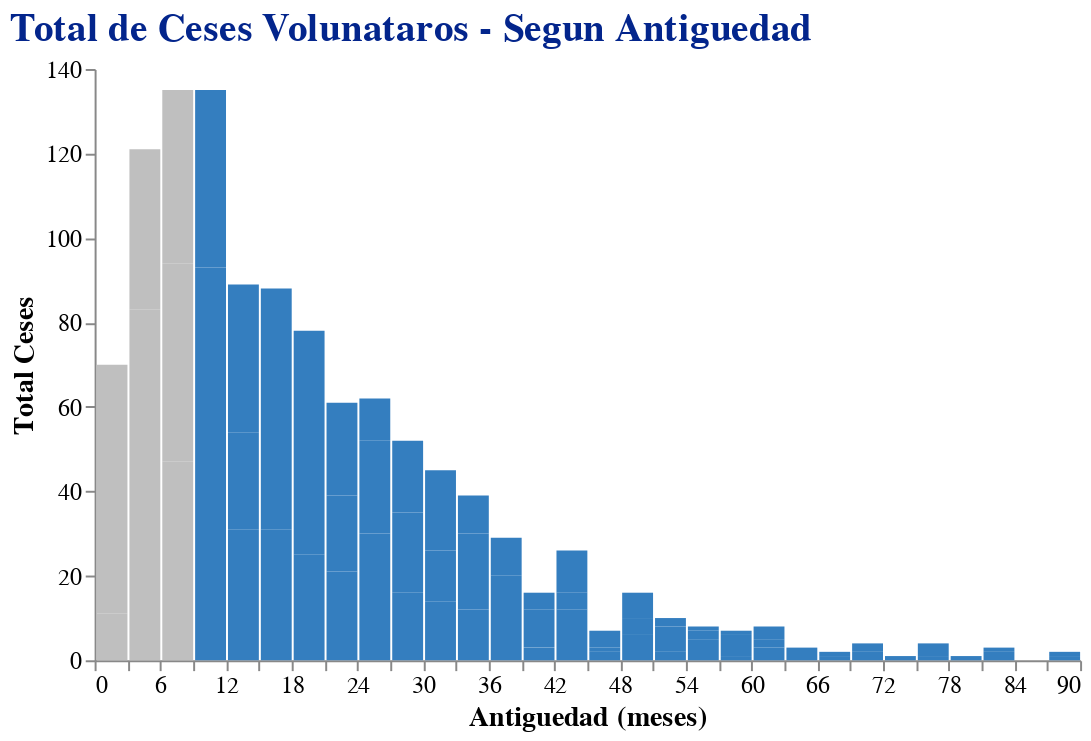

Notebook cell for this chart:
### Code cell
voluntarias = cesados.query('TIPO_CESE == "VOLUNTARIA" and MOTIVO_CESE != "Personal Eventual"'
                    ).groupby(
                        by = ['antiguedad_meses'],
                        as_index = False
                    ).agg(
                        ceses = ('CODIGO', 'count')
                    )
# GRAFICANDO
alt.Chart(voluntarias).mark_bar(color = '#347EBF').encode(
            x = alt.X(
                'antiguedad_meses',
                bin = alt.BinParams(step = 3),
                title = 'Antiguedad (meses)'),
            y = alt.Y(
                'ceses',
                title = 'Total Ceses'),
            color = alt.condition(
                alt.datum.antiguedad_meses < 9, 
                alt.value('#BFBFBF'),
                alt.value('#347EBF'))
        ).properties(
            title = 'Total de Ceses Voluntarios Segun Antiguedad',
            width = 500,
            height = 300
        ).configure_view(
            strokeWidth = 0
        ).configure_axis(
            labelFontSize = 12,
            titleFontSize = 14,
            labelAngle = 0,
            grid = False
        ).configure_title(
            fontSize = 20,
            font = 'Arial',
            color = '#03258C',
            anchor = 'start')

### Figure 1 — Vega-Lite specification as saved in the notebook (floating-point values rounded to 4 significant figures)
{"config": {"view": {"continuousWidth": 400, "continuousHeight": 300, "strokeWidth": 0}, "axis": {"grid": false, "labelAngle": 0, "labelFontSize": 12, "titleFontSize": 14}, "title": {"anchor": "start", "color": "#03258C", "font": "Arial", "fontSize": 20}}, "data": {"name": "data-9db56d2be866e5a2db4442ab9a2c72ee"}, "mark": {"type": "bar", "color": "#347EBF"}, "encoding": {"color": {"condition": {"value": "#BFBFBF", "test": "(datum.antiguedad_meses < 9)"}, "value": "#347EBF"}, "x": {"bin": {"step": 3}, "field": "antiguedad_meses", "title": "Antiguedad (meses)", "type": "quantitative"}, "y": {"field": "ceses", "title": "Total Ceses", "type": "quantitative"}}, "height": 300, "title": "Total de Ceses Volunataros - Segun Antiguedad", "width": 500, "$schema": "https://vega.github.io/schema/vega-lite/v4.17.0.json", "datasets": {"data-9db56d2be866e5a2db4442ab9a2c72ee": [{"antiguedad_meses": 0.0, "ceses": 11}, {"antiguedad_meses": 1.0, "ceses": 31}, {"antiguedad_meses": 2.0, "ceses": 28}, {"antiguedad_meses": 3.0, "ceses": 46}, {"antiguedad_meses": 4.0, "ceses": 37}, {"antiguedad_meses": 5.0, "ceses": 38}, {"antiguedad_meses": 6.0, "ceses": 47}, {"antiguedad_meses": 7.0, "ceses": 47}, {"antiguedad_meses": 8.0, "ceses": 41}, {"antiguedad_meses": 9.0, "ceses": 50}, {"antiguedad_meses": 10.0, "ceses": 43}, {"antiguedad_meses": 11.0, "ceses": 42}, {"antiguedad_meses": 12.0, "ceses": 31}, {"antiguedad_meses": 13.0, "ceses": 23}, {"antiguedad_meses": 14.0, "ceses": 35}, {"antiguedad_meses": 15.0, "ceses": 31}, {"antiguedad_meses": 16.0, "ceses": 28}, {"antiguedad_meses": 17.0, "ceses": 29}, {"antiguedad_meses": 18.0, "ceses": 25}, {"antiguedad_meses": 19.0, "ceses": 25}, {"antiguedad_meses": 20.0, "ceses": 28}, {"antiguedad_meses": 21.0, "ceses": 21}, {"antiguedad_meses": 22.0, "ceses": 18}, {"antiguedad_meses": 23.0, "ceses": 22}, {"antiguedad_meses": 24.0, "ceses": 30}, {"antiguedad_meses": 25.0, "ceses": 22}, {"antiguedad_meses": 26.0, "ceses": 10}, {"antiguedad_meses": 27.0, "ceses": 16}, {"antiguedad_meses": 28.0, "ceses": 19}, {"antiguedad_meses": 29.0, "ceses": 17}, {"antiguedad_meses": 30.0, "ceses": 14}, {"antiguedad_meses": 31.0, "ceses": 12}, {"antiguedad_meses": 32.0, "ceses": 19}, {"antiguedad_meses": 33.0, "ceses": 12}, {"antiguedad_meses": 34.0, "ceses": 18}, {"antiguedad_meses": 35.0, "ceses": 9}, {"antiguedad_meses": 36.0, "ceses": 10}, {"antiguedad_meses": 37.0, "ceses": 10}, {"antiguedad_meses": 38.0, "ceses": 9}, {"antiguedad_meses": 39.0, "ceses": 3}, {"antiguedad_meses": 40.0, "ceses": 9}, {"antiguedad_meses": 41.0, "ceses": 4}, {"antiguedad_meses": 42.0, "ceses": 12}, {"antiguedad_meses": 43.0, "ceses": 4}, {"antiguedad_meses": 44.0, "ceses": 10}, {"antiguedad_meses": 45.0, "ceses": 2}, {"antiguedad_meses": 46.0, "ceses": 1}, {"antiguedad_meses": 47.0, "ceses": 4}, {"antiguedad_meses": 48.0, "ceses": 6}, {"antiguedad_meses": 49.0, "ceses": 4}, {"antiguedad_meses": 50.0, "ceses": 6}, {"antiguedad_meses": 51.0, "ceses": 2}, {"antiguedad_meses": 52.0, "ceses": 6}, {"antiguedad_meses": 53.0, "ceses": 2}, {"antiguedad_meses": 54.0, "ceses": 5}, {"antiguedad_meses": 55.0, "ceses": 2}, {"antiguedad_meses": 56.0, "ceses": 1}, {"antiguedad_meses": 57.0, "ceses": 1}, {"antiguedad_meses": 58.0, "ceses": 5}, {"antiguedad_meses": 59.0, "ceses": 1}, {"antiguedad_meses": 60.0, "ceses": 3}, {"antiguedad_meses": 61.0, "ceses": 2}, {"antiguedad_meses": 62.0, "ceses": 3}, {"antiguedad_meses": 65.0, "ceses": 3}, {"antiguedad_meses": 66.0, "ceses": 1}, {"antiguedad_meses": 67.0, "ceses": 1}, {"antiguedad_meses": 69.0, "ceses": 2}, {"antiguedad_meses": 71.0, "ceses": 2}, {"antiguedad_meses": 74.0, "ceses": 1}, {"antiguedad_meses": 75.0, "ceses": 1}, {"antiguedad_meses": 76.0, "ceses": 3}, {"antiguedad_meses": 79.0, "ceses": 1}, {"antiguedad_meses": 82.0, "ceses": 2}, {"antiguedad_meses": 83.0, "ceses": 1}, {"antiguedad_meses": 87.0, "ceses": 1}, {"antiguedad_meses": 89.0, "ceses": 1}]}}
